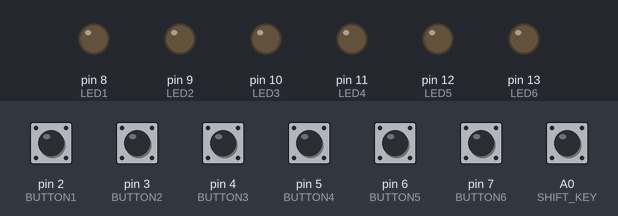
Recording of a sketch running on a simulated Arduino Uno, built with avr-gcc and run on an emulated ATmega328P. On the bench: output pins drawn as LEDs (lit = HIGH). The inputs (shaded band) are chosen by the test bench; at power-on: A0 (SHIFT_KEY), pin 2 (BUTTON1), pin 3 (BUTTON2), pin 4 (BUTTON3), pin 5 (BUTTON4), pin 6 (BUTTON5), pin 7 (BUTTON6) LOW. What the sketch prints to the serial monitor is not drawn.

Above: at 1.2 s.
1.3 s: pin 2 (BUTTON1) pulled HIGH for 0.15 s
At 1.37 s:
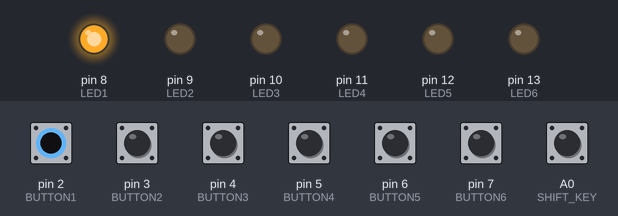
2.9 s: pin 3 (BUTTON2) pulled HIGH for 0.15 s
At 2.97 s:
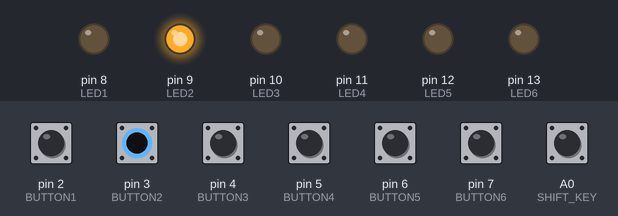
4.5 s: pin 4 (BUTTON3) pulled HIGH for 0.15 s
At 4.57 s:
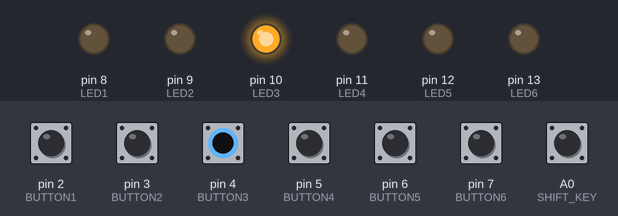
6.1 s: pin 5 (BUTTON4) pulled HIGH for 0.15 s
At 6.17 s:
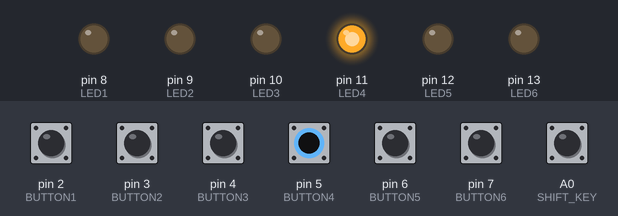
7.7 s: pin 6 (BUTTON5) pulled HIGH for 0.15 s
At 7.77 s:
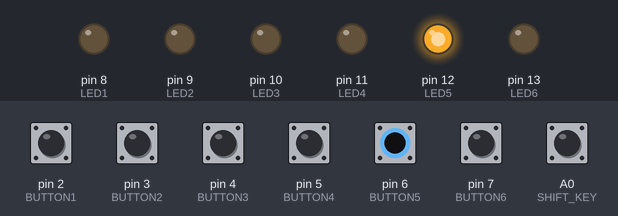
9.3 s: pin 7 (BUTTON6) pulled HIGH for 0.15 s
At 9.37 s:
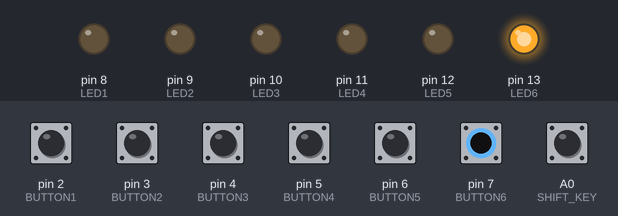
Timing chart, 0 to 11.9 s (numbered marks = the images above; inputs shaded):
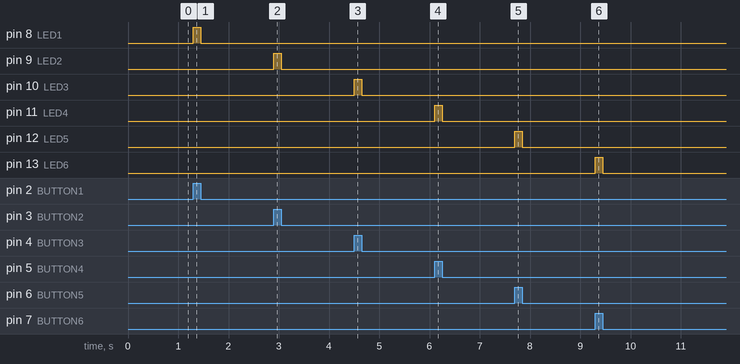

The sketch:

midi_controller.ino
```cpp
//Allocate the buttons to the digi IOs on the board, pins 2-7
#define BUTTON1 2
#define BUTTON2 3
#define BUTTON3 4
#define BUTTON4 5
#define BUTTON5 6
#define BUTTON6 7

//Connect the LEDs to the digi IOs on the board, pins 8-13
#define LED1 8
#define LED2 9
#define LED3 10
#define LED4 11
#define LED5 12
#define LED6 13

//Use the AO as a "shift" key to double
// the number of usable pitches/button
#define SHIFT_KEY A0

//For now, all midi commands are on channel 1
#define CMD_1 0x90
#define CMD_2 0x90
#define CMD_3 0x90
#define CMD_4 0x90
#define CMD_5 0x90
#define CMD_6 0x90

//With medium velocity
#define VEL_1 0x45
#define VEL_2 0x45
#define VEL_3 0x45
#define VEL_4 0x45
#define VEL_5 0x45
#define VEL_6 0x45

//Define the pitches, so we don't have to keep looking
//  up the hex / midi chart
#define PITCH_1 0x3F //D#
#define PITCH_2 0x40 //E
#define PITCH_3 0x41 //F
#define PITCH_4 0x3E //D
#define PITCH_5 0x3D //C#
#define PITCH_6 0x3C //Middle C (C4)
#define PITCH_7 0x45 //A
#define PITCH_8 0x46 //A#
#define PITCH_9 0x47 //B
#define PITCH_10 0x44 //G#
#define PITCH_11 0x43 //G
#define PITCH_12 0x42 //F#

boolean changeState1 = false;
boolean changeState2 = false;
boolean changeState3 = false;
boolean changeState4 = false;
boolean changeState5 = false;
boolean changeState6 = false;

boolean currentState1 = false;
boolean currentState2 = false;
boolean currentState3 = false;
boolean currentState4 = false;
boolean currentState5 = false;
boolean currentState6 = false;

void setup()
{
    //Set up the digi IOs as inputs for the buttons
    pinMode(BUTTON1, INPUT);
    pinMode(BUTTON2, INPUT);
    pinMode(BUTTON3, INPUT);
    pinMode(BUTTON4, INPUT);
    pinMode(BUTTON5, INPUT);
    pinMode(BUTTON6, INPUT);

    //Set up the digi IOs as outputs for the LEDs
    pinMode(LED1, OUTPUT);
    pinMode(LED2, OUTPUT);
    pinMode(LED3, OUTPUT);
    pinMode(LED4, OUTPUT);
    pinMode(LED5, OUTPUT);
    pinMode(LED6, OUTPUT);

    //Set the analog 0 pin as a digi input (no digi IOs left)
    pinMode(SHIFT_KEY, INPUT);

     //  Set MIDI baud rate:
    Serial.begin(31250);

}

void loop()
{
    //Read all of the buttons, then store into state bool vars
    if(digitalRead(BUTTON1) == HIGH)
		currentState1 = true;
    else
		currentState1 = false;

    if(digitalRead(BUTTON2) == HIGH)
		currentState2 = true;
    else
		currentState2 = false;
    if(digitalRead(BUTTON3) == HIGH)
		currentState3 = true;
    else
		currentState3 = false;

    if(digitalRead(BUTTON4) == HIGH)
		currentState4 = true;
    else
		currentState4 = false;
    if(digitalRead(BUTTON5) == HIGH)
		currentState5 = true;
    else
		currentState5 = false;

    if(digitalRead(BUTTON6) == HIGH)
		currentState6 = true;
    else
		currentState6 = false;

    //Flush the serial buffer (not really needed for the rate we send data,
    //  but do it to be sure
    Serial.flush();

    //If the button is pressed
    if(currentState1 == true) {
       //set the led pin state to on
      digitalWrite(LED1, HIGH);
       //If this is the first reading after pressing
      if(currentState1 != changeState1){
       //send command to start corresponding note
        writeNote(CMD_1, PITCH_1, VEL_1);
      }
    }
    //If the button is not pressed
    else{
      //set the led pin state to off
      digitalWrite(LED1, LOW);
      //if this is the first reading after releasing
      if(currentState1 != changeState1){
       //send the command to stop corresponding note
        stopNote(CMD_1, PITCH_1);
      }
    }

    //Repeats for each button/LED/pitch
    if(currentState2 == true) {
      digitalWrite(LED2, HIGH);
      if(currentState2 != changeState2) {
        writeNote(CMD_2, PITCH_2, VEL_2);
      }
    }
    else{
      digitalWrite(LED2, LOW);
      if(currentState2 != changeState2){
        stopNote(CMD_2, PITCH_2);
      }
    }

    if(currentState3 == true) {
      digitalWrite(10, HIGH);
      if(currentState3 != changeState3) {
        writeNote(CMD_3, PITCH_3, VEL_3);
      }
    }
    else{
      digitalWrite(10, LOW);
      if(currentState3 != changeState3){
        stopNote(CMD_3, PITCH_3);
      }
    }

    if(currentState4 == true) {
      digitalWrite(LED4, HIGH);
      if(currentState4 != changeState4) {
        writeNote(CMD_4, PITCH_4, VEL_4);
      }
    }
    else{
      digitalWrite(LED4, LOW);
      if(currentState4 != changeState4){
        stopNote(CMD_4, PITCH_4);
      }
    }

    if(currentState5 == true) {
      digitalWrite(LED5, HIGH);
      if(currentState5 != changeState5) {
        writeNote(CMD_5, PITCH_5, VEL_5);
      }
    }
    else{
      digitalWrite(LED5, LOW);
      if(currentState5 != changeState5){
        stopNote(CMD_5, PITCH_5);
      }
    }

    if(currentState6 == true) {
      digitalWrite(LED6, HIGH);
      if(currentState6 != changeState6) {
        writeNote(CMD_6, PITCH_6, VEL_6);
      }
    }
    else{
      digitalWrite(LED6, LOW);
      if(currentState6 != changeState6){
        stopNote(CMD_6, PITCH_6);
      }
    }

    //Keep a record of the previous state, so we can monitor
    //button state changes
    changeState1 = currentState1;
    changeState2 = currentState2;
    changeState3 = currentState3;
    changeState4 = currentState4;
    changeState5 = currentState5;
    changeState6 = currentState6;
}


void writeNote(byte command, byte pitch, byte velocity)
{
    //Check if our "Shift" key has been pressed
    if(digitalRead(SHIFT_KEY) == HIGH)
    {
      //Play the pitch in the higher section of the octive
      Serial.write(command);
      Serial.write(pitch+6);
      Serial.write(velocity);
    }
    else
    {
      //otherwise play the pitch from the lower section
      //  of the octave
      Serial.write(command);
      Serial.write(pitch);
      Serial.write(velocity);
    }
}

void stopNote(byte command, byte pitch)
{
  //No way to know (without keeping track of which pitch was
  // played for each button) which pitch to turn off,
  //So switch them both off
   Serial.write(command);
   Serial.write(pitch);
   Serial.write(0x00);

   Serial.write(command);
   Serial.write(pitch+6);
   Serial.write(0x00);
}
```

Measured:
- after the input at 1.3 s, pin 8 (LED1): LOW → HIGH at once, → LOW 0.15 s later
- after the input at 2.9 s, pin 9 (LED2): LOW → HIGH at once, → LOW 0.15 s later
- after the input at 4.5 s, pin 10 (LED3): LOW → HIGH at once, → LOW 0.15 s later
- after the input at 6.1 s, pin 11 (LED4): LOW → HIGH at once, → LOW 0.15 s later
- after the input at 7.7 s, pin 12 (LED5): LOW → HIGH at once, → LOW 0.15 s later
- after the input at 9.3 s, pin 13 (LED6): LOW → HIGH at once, → LOW 0.15 s later
